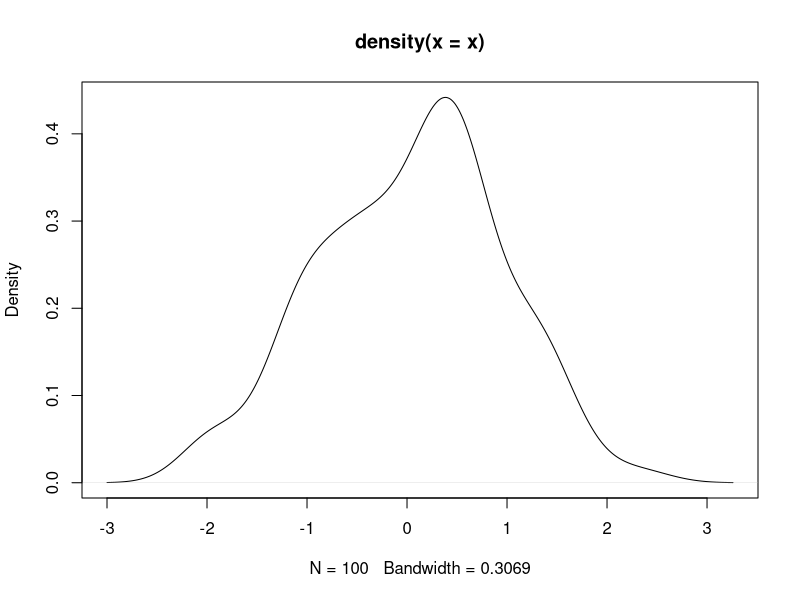
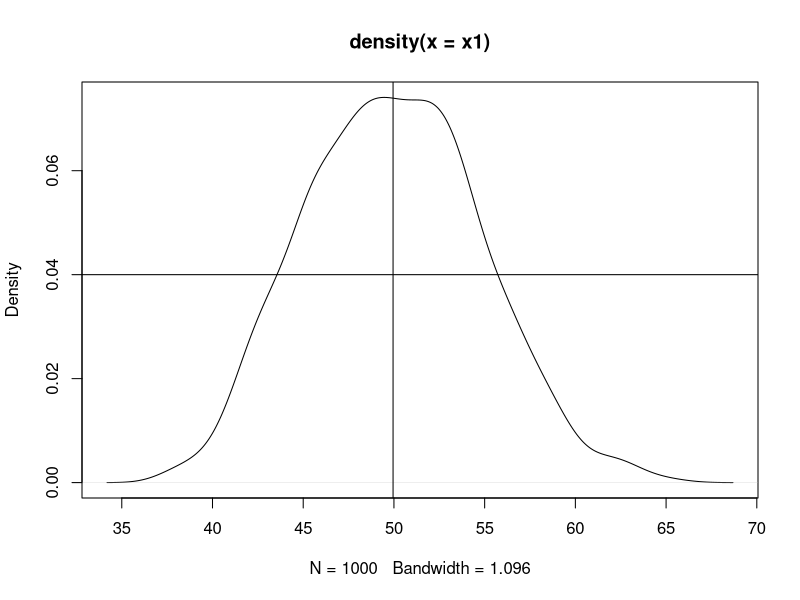

The R script that drew these images, in order:
# Data Structures in R

# Vectors----
x=1:10 #Create sequence of numbers from 1 to 10
x #Print

(x1=1:10) #Create and print
(x2=c(1,2,3,4,5)) #concatinate the numbers and create a vector
class(x2) #class of vector

x3 <- 1:20 # another way of creating vector

(x4=letters[1:10])
class(x4)

(x5=c('a',"Dhiraj","4")) # vector with char and strings
class(x5)

?c #HELP

(x6=c(T,FALSE,TRUE,T,F))
class(x6)

x7=c(3L,4L) #by default num -> to change to int
class(x7)

(x8 = c(1,'a', T, 4L)) #can only have one data type, if we mix they all are converted to char
class(x8)

#ACCESS ELEMENTS
(x9 = seq(0,100,by=3))
?seq

ls() #Variables in my environment

length(x9)
x9[20] #Access 20th element
x9[3]
x9[c(2,4)] #Access 2nd and 4th element
x9[-1] #Access all but 1st element
x9[-c(1:10, 15:20)]
x9[c(2.4, 3.6)] # real numbers truncated to integers
x9[-c(1,5,20)]
x9[-(length(x9)-1)] #remove 2nd last element

(x10 = c(x2,x3))

#MODIFY
sort(x10)
sort(x10, decreasing=T)
rev(x10)

seq(-3, 10, .2)
(x = -3:2) #-3 to 2 default interval 1
x[2] <- 0; x #modify second element

x[x<0] = 5; x #modify all elements that are less than 0
  
x = x[1:4]; x #Truncate x to first 4 elements

#DELETE
(x = seq(1,5,length.out = 10)) #numbers from 1 to 5 divided into 10 parts
x= NULL
x
x[4] #NULL

(x= rnorm(100))
plot(density(x))
?rnorm
?distribution()

(x1= rnorm(1000, mean=50, sd=5))
plot(density(x1))
mean(x1)
abline(v=mean(x1), h=0.04) #horizontal and vertical lines
 
# Matrices----
100:111
(m1 = matrix(1:12, nrow=4))
(m2 = matrix(1:12, ncol=3, byrow=T)) #fill the rows first in the matrix

x=101:124
length(x)
matrix(x, ncol=6)
class(m1)
attributes(m1)
dim(m1)
m1

#ACCESS ELEMENTS
m1[1,2:3] #1st row 2nd and 3rd col
m1[1,2]
m1[c(1,3),] #1st and 3rd row and all cols
m1[-2,] #Exclude 2nd row

# NAMES OF COL AND ROW
paste("C","D",sep="-")
paste("C",1:100,sep="-")

(colnames(m1) = paste('C', 1:3, sep=''))
m1
(rownames(m1) = paste('R', 1:4, sep=''))
m1
attributes(m1)

#VECTOR TO MATRIX
(m3= 1:24)
dim(m3)=c(6,4)
m3

m3[c(TRUE,F,T,F,T,T),c(2,3)]

m1;m2
m1[c('R1','R3'),c('C1','C2')]

#MODIFY
m2[m2>10]=99
m2
rbind(m2, c(50,60,70))
m2
cbind(m2, c(55,65,75,85))
cbind(m2,m2)
rbind(m2,m2)

#ROW and COL summary
colSums(m1); rowSums(m1)
colMeans(m1); rowMeans(m1)

t(m1) #transpose - temporary
m1
sweep(m1, MARGIN = 1, STATS = c(2,3,4,5), FUN="+") #rowise
sweep(m1, MARGIN = 2, STATS = c(2,3,4), FUN="*") #colwise
?sweep

addmargins(m1,margin=1,sum) #colwise
addmargins(m1,1,sd)
addmargins(m1,c(1,2),list(list(mean,sum,max), list(var,sd))) #both row and col wise

# Arrays----

# Data Frames----
#create Vectors to be combined into DF
(rollno = 1:30)
(sname = paste('student',1:30,sep=''))
(gender = sample(c('M','F'), size=30, replace=T, prob=c(.7,.3)))
(marks = floor(rnorm(30,mean= 50,sd=10)))
(marks2 = ceiling(rnorm(30,40,5)))
(course = sample(c('BBA','MBA'), size=30, replace=T, prob=c(.5,.5)))
rollno; sname; gender
marks ; marks2; course

?sample
df1= data.frame(rollno, sname, gender, marks, marks2, course, stringsAsFactors = F)
df1
str(df1)
head(df1) #top 6 by default
?head
head(df1,n=3)
tail(df1)
summary(df1)

df1$gender = factor (df1$gender) #convert a vector into factor
summary(df1) #shows number of M and F now

# Factors----

# Lists----

